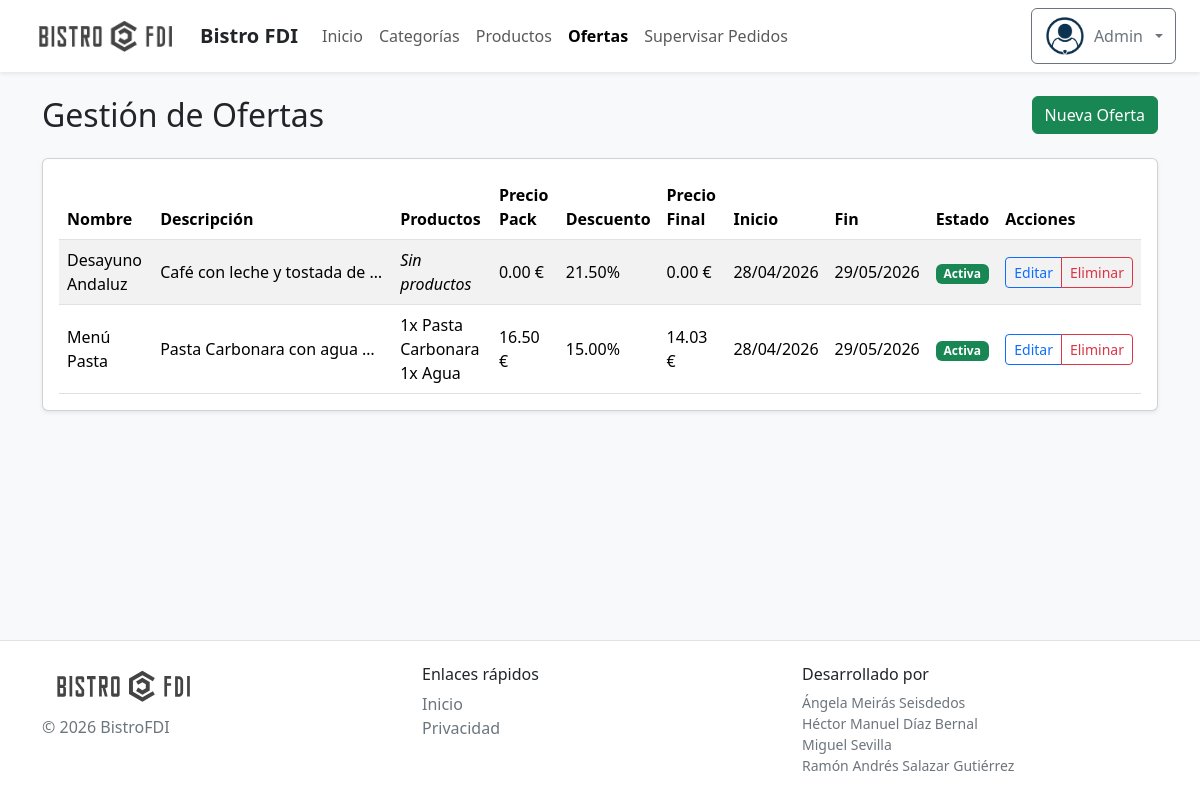
Page /includes/vistas/ofertas/ofertas_gerente.php (signed in) on the committed database.
### tables this page shows
CREATE TABLE `ofertas` (
  `id` int(11) NOT NULL,
  `nombre` varchar(255) NOT NULL,
  `descripcion` text DEFAULT NULL,
  `fecha_inicio` date NOT NULL,
  `fecha_fin` date NOT NULL,
  `descuento_porcentaje` decimal(5,2) NOT NULL
);

CREATE TABLE `oferta_productos` (
  `id_oferta` int(11) NOT NULL,
  `id_producto` int(11) NOT NULL,
  `cantidad` int(11) NOT NULL
);

CREATE TABLE `productos` (
  `id` int(11) NOT NULL,
  `id_categoria` int(11) NOT NULL,
  `nombre` varchar(150) NOT NULL,
  `descripcion` text DEFAULT NULL,
  `precio_base` decimal(10,2) NOT NULL,
  `iva` int(11) NOT NULL CHECK (`iva` in (4,10,21)),
  `disponible` tinyint(1) DEFAULT 1,
  `ofertado` tinyint(1) DEFAULT 1,
  `cocinable` tinyint(1) DEFAULT 1
);

### includes/clases/SA/OfertaSA.php (called while the page is built, shortened)
<?php
class OfertaSA {
    private $dao;
    public function __construct($db_connection) {
        $this->dao = new OfertaDAO($db_connection);
    }
    public function obtenerTodas() {
        return $this->dao->listarTodas();
    }
}

### includes/clases/DAO/OfertaDAO.php (called while the page is built, shortened)
<?php
class OfertaDAO {
    private $db;
    public function __construct($db_connection) {
        $this->db = $db_connection;
    }
    public function listarTodas() {
        $sql = "SELECT * FROM ofertas ORDER BY fecha_fin DESC";
        $stmt = mysqli_prepare($this->db, $sql);
        mysqli_stmt_execute($stmt);
        $rs = mysqli_stmt_get_result($stmt);
        $ofertas = [];
        while ($fila = mysqli_fetch_assoc($rs)) {
            $ofertas[] = $this->crearOfertaConProductos($fila);
        }
        return $ofertas;
    }
    private function crearOfertaConProductos($fila) {
        $idOferta = $fila['id'];
        $sql = "SELECT op.id_producto, op.cantidad, p.nombre, p.precio_base, p.iva
                FROM oferta_productos op
                JOIN productos p ON op.id_producto = p.id
                WHERE op.id_oferta = ?";
        $stmt = mysqli_prepare($this->db, $sql);
        mysqli_stmt_bind_param($stmt, "i", $idOferta);
        mysqli_stmt_execute($stmt);
        $res = mysqli_stmt_get_result($stmt);
        $productos = [];
        while ($row = mysqli_fetch_assoc($res)) {
            $precioConIva = round($row['precio_base'] * (1 + ($row['iva'] / 100)), 2);
            $productos[] = [
                'id_producto' => $row['id_producto'],
                'cantidad' => $row['cantidad'],
                'nombre' => $row['nombre'],
                'precio_con_iva' => $precioConIva
            ];
        }
        return new Oferta(
            $fila['id'],
            $fila['nombre'],
            $fila['descripcion'],
            $fila['fecha_inicio'],
            $fila['fecha_fin'],
            $fila['descuento_porcentaje'],
            $productos
        );
    }
}

### includes/clases/DTO/OfertaDTO.php (called while the page is built, shortened)
<?php
class Oferta {
    private $id;
    private $nombre;
    private $descripcion;
    private $fecha_inicio;
    private $fecha_fin;
    private $descuento;
    private $productos;
    public function __construct($id, $nombre, $descripcion, $fecha_inicio, $fecha_fin, $descuento, $productos = []) {
        $this->id = $id;
        $this->nombre = $nombre;
        $this->descripcion = $descripcion;
        $this->fecha_inicio = $fecha_inicio;
        $this->fecha_fin = $fecha_fin;
        $this->descuento = $descuento;
        $this->productos = $productos;
    }
    public function getId() { return $this->id; }
    public function getNombre() { return $this->nombre; }
    public function getDescripcion() { return $this->descripcion; }
    public function getFechaInicio() { return $this->fecha_inicio; }
    public function getFechaFin() { return $this->fecha_fin; }
    public function getDescuento() { return $this->descuento; }
    public function getProductos() { return $this->productos; }
    public function getPrecioPackSinDescuento() {
        $total = 0;
        foreach ($this->productos as $p) {
            $precio = isset($p['precio_con_iva']) ? $p['precio_con_iva'] : 0;
            $cantidad = isset($p['cantidad']) ? $p['cantidad'] : 0;
            $total += $precio * $cantidad;
        }
        return round($total, 2);
    }
    public function getPrecioPackConDescuento() {
        $sinDescuento = $this->getPrecioPackSinDescuento();
        return round($sinDescuento * (1 - ($this->descuento / 100)), 2);
    }
    public function estaActiva() {
        $hoy = date('Y-m-d');
        return ($this->fecha_inicio <= $hoy && $this->fecha_fin >= $hoy);
    }
}

### includes/vistas/ofertas/ofertas_gerente.php (the view, shortened to what this page needs)
<?php
require_once '../../config.php';
$sa = new OfertaSA($db_connection);
$ofertas = $sa->obtenerTodas();
$filas = "";
$hoy = date('Y-m-d');
foreach($ofertas as $oferta) {
    $id = $oferta->getId();
    $nombre = htmlspecialchars($oferta->getNombre());
    $desc = htmlspecialchars($oferta->getDescripcion());
    $descuento = number_format($oferta->getDescuento(), 2);
    $fechaInicio = date('d/m/Y', strtotime($oferta->getFechaInicio()));
    $fechaFin = date('d/m/Y', strtotime($oferta->getFechaFin()));
    $productosHtml = "";
    foreach ($oferta->getProductos() as $p) {
        $nombreProd = htmlspecialchars($p['nombre']);
        $cantProd = $p['cantidad'];
        $productosHtml .= "<div>{$cantProd}x {$nombreProd}</div>";
    }
    if (empty($productosHtml)) {
        $productosHtml = "<em>Sin productos</em>";
    }
    $precioSinDesc = number_format($oferta->getPrecioPackSinDescuento(), 2);
    $precioConDesc = number_format($oferta->getPrecioPackConDescuento(), 2);
    if ($oferta->estaActiva()) {
        $badgeEstado = '<span class="badge text-bg-success">Activa</span>';
    } elseif ($oferta->getFechaFin() < $hoy) {
        $badgeEstado = '<span class="badge text-bg-danger">Caducada</span>';
    } else {
        $badgeEstado = '<span class="badge text-bg-secondary">Programada</span>';
    }
    $filas .= <<<EOF
    <tr>
        <td>{$nombre}</td>
        <td class="text-truncate" style="max-width: 240px;">{$desc}</td>
        <td>{$productosHtml}</td>
        <td>{$precioSinDesc} €</td>
        <td>{$descuento}%</td>
        <td>{$precioConDesc} €</td>
        <td>{$fechaInicio}</td>
        <td>{$fechaFin}</td>
        <td>{$badgeEstado}</td>
        <td>
            <div class="btn-group btn-group-sm" role="group">
                <a href="apoyo/oferta_actualizar.php?id={$id}" class="btn btn-outline-primary">Editar</a>
                <a href="apoyo/oferta_borrar.php?id={$id}" class="btn btn-outline-danger">Eliminar</a>
            </div>
        </td>
    </tr>
EOF;
}
$contenidoPrincipal = <<<EOF
    <section>
        <header class="d-flex flex-column flex-sm-row justify-content-between gap-3 align-items-sm-center mb-4">
            <h1 class="h2 mb-0">Gestión de Ofertas</h1>
            <a href="apoyo/oferta_crear.php" class="btn btn-success">Nueva Oferta</a>
        </header>
        <section class="card shadow-sm">
            <div class="card-body">
            <div class="table-responsive">
                <table class="table table-striped table-hover align-middle mb-0">
                    <thead>
                        <tr>
                            <th>Nombre</th>
                            <th>Descripción</th>
                            <th>Productos</th>
                            <th>Precio Pack</th>
                            <th>Descuento</th>
                            <th>Precio Final</th>
                            <th>Inicio</th>
                            <th>Fin</th>
                            <th>Estado</th>
                            <th>Acciones</th>
                        </tr>
                    </thead>
                    <tbody>
                        {$filas}
                    </tbody>
                </table>
            </div>
            </div>
        </section>
    </section>
EOF;
require("../comun/plantilla.php");
?>

### rows in the picture
ofertas: nombre "Desayuno Andaluz", descripcion "Café con leche y tostada de…", descuento_porcentaje "21.50", descuento_porcentaje "0.00", fecha_inicio "28/04/2026", fecha_fin "29/05/2026"
ofertas: nombre "Menú Pasta", descripcion "Pasta Carbonara con agua…", descuento_porcentaje "15.00", descuento_porcentaje "14.03", fecha_inicio "28/04/2026", fecha_fin "29/05/2026"
oferta_productos: cantidad "1", id_producto.nombre "Pasta Carbonara"
oferta_productos: cantidad "1", id_producto.nombre "Agua"

### other values in the picture
$_SESSION['usuario']->nombre() "Admin"
$precioSinDesc "0.00 16.50"
